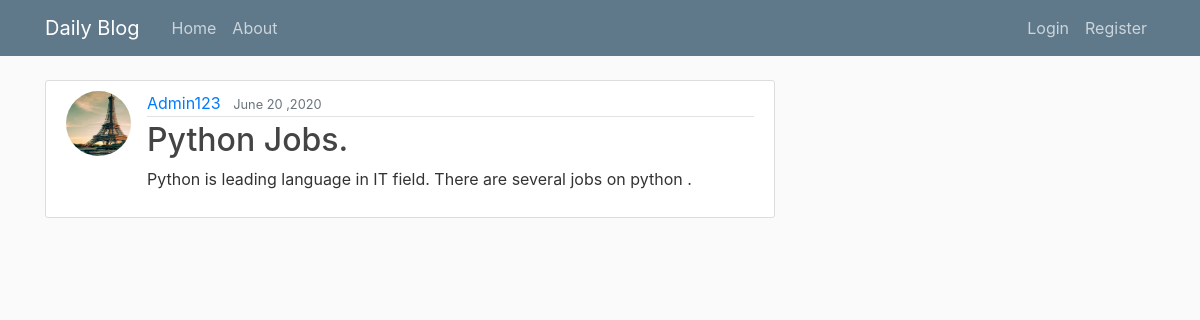
The app's page /post/18/ with its own data.
### blog/models.py (models this page shows, shortened)
class Post(models.Model):
    title=models.CharField(max_length=100)
    content=models.TextField()
    date_posted=models.DateTimeField(default=timezone.now)
    author=models.ForeignKey(User, on_delete=models.CASCADE)

### users/models.py (models this page shows, shortened)
class Profile(models.Model):
    user = models.OneToOneField(User, on_delete=models.CASCADE)
    image = models.ImageField(default="default.jpg", upload_to='profile_pics')

### blog/views.py (the view)
# urls.py: path('post/<int:pk>/', PostDetailView.as_view(), name='post-detail'),
class PostDetailView(DetailView):
    model = Post

### blog/templates/blog/post_detail.html (shortened to what this page needs)
{% extends "blog/base.html" %}
{% block content %}
  <article class="media content-section">
    <img class="rounded-circle article-img" src="{{ object.author.profile.image.url }}">
    <div class="media-body">
      <div class="article-metadata">
        <a class="mr-2" href="{% url 'user-posts' object.author.username %}">{{ object.author }} </a>
        <small class="text-muted" >{{ object.date_posted|date:"F d ,Y" }}</small>
      </div>
        <h2 class="article-title">{{ object.title }}</h2>
        <p class="article-content">{{ object.content }}</p>
     </div>
   </article>
{% endblock content %}

### blog/static/blog/main.css (style rules this page uses)
body { background: #fafafa; color:#333333; margin-top:5rem; }
h1,h2,h3,h4,h5,h6 { color: #444444; }
.content-section { background:#ffffff; padding:10px 20px; border:1px solid #dddddd; border-radius:3px; margin-bottom: 20px; }
.article-title { color: #444444; }
.article-content { white-space: pre-line; }
.article-img { height: 65px; width: 65px; margin-right: 16px; }
.article-metadata { padding-bottom: 1px; margin-bottom: 4px; border-bottom: 1px solid #e3e3e3; }

### records on screen
Post: author.profile.image (picture), author "Admin123", date_posted "June 20 ,2020", title "Python Jobs.", content "Python is leading language in IT field. There are several jobs on python ."
